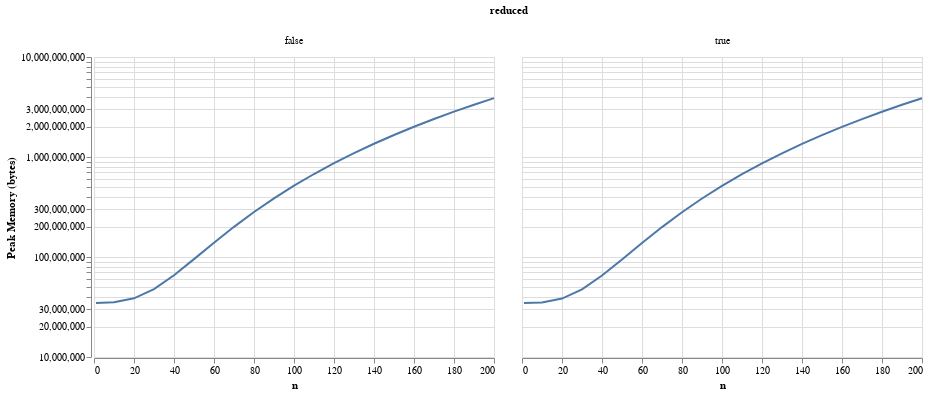

Notebook source saved alongside this figure:
### Code cell
points = altair.Chart(df).mark_line().encode(
    altair.Y(
        'mean(time)',
        scale=altair.Scale(type='log', zero=False),
        axis=altair.Axis(title='Peak Memory (bytes)'),
    ),
    x='n',
    column='reduced',
#     column='n',
)


points

### Figure 1 — Vega-Lite specification as saved in the notebook (floating-point values rounded to 4 significant figures; data arrays with more than 128 entries replaced by an {"elided": "..."} marker saying what was removed)
{"$schema": "https://vega.github.io/schema/vega-lite/v2.6.0.json", "config": {"view": {"height": 300, "width": 400}}, "data": {"name": "data-904cd78750e591ea33a45dc276973e1c"}, "datasets": {"data-904cd78750e591ea33a45dc276973e1c": {"elided": "1680 records"}}, "encoding": {"column": {"field": "reduced", "type": "nominal"}, "x": {"field": "n", "type": "quantitative"}, "y": {"aggregate": "mean", "axis": {"title": "Peak Memory (bytes)"}, "field": "time", "scale": {"type": "log", "zero": false}, "type": "quantitative"}}, "mark": "line"}
